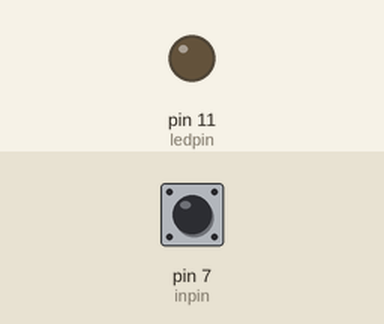
A sketch run on a simulated Arduino Uno, built with avr-gcc and run on an emulated ATmega328P. Shown: output pins drawn as LEDs (lit = HIGH). Inputs (shaded band) come from the test bench; at power-on: pin 7 (inpin) LOW.

Above: at 1.2 s.
1.3 s: pin 7 (inpin) driven HIGH
At 2.5 s:
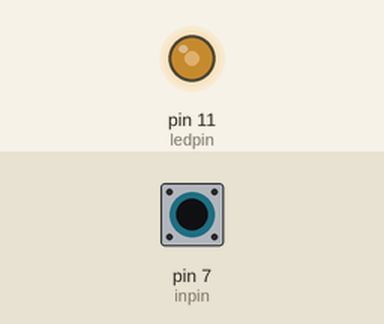
2.8 s: pin 7 (inpin) pulsed LOW 2 times (0.12 s each, 0.3 s apart)
At 3.04 s:
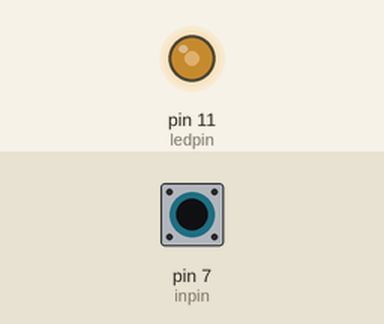
5.8 s: pin 7 (inpin) pulsed LOW 5 times (0.12 s each, 0.3 s apart)
At 6.21 s:
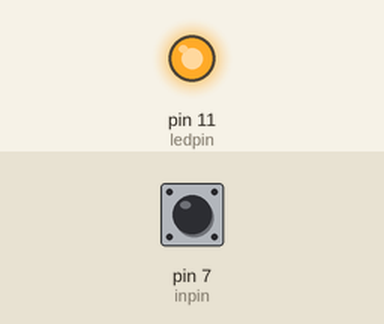
8.8 s: pin 7 (inpin) driven LOW
At 9.7 s:
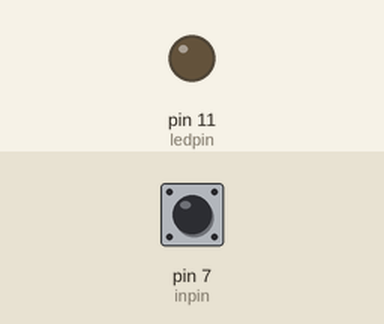
Timing chart, 0 to 11.3 s (numbered marks = the images above; inputs shaded):
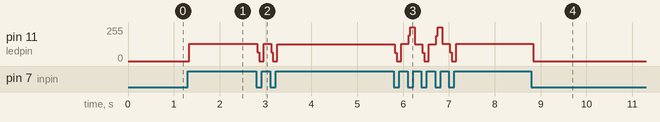

Measured:
- after the input at 1.3 s, pin 11 (ledpin): 0/255 → 129/255 at once
- after the input at 2.8 s, pin 11 (ledpin): 129/255 → 0/255 at once, → 129/255 0.14 s later, → 0/255 0.16 s later, → 126/255 0.14 s later
- after the input at 8.8 s, pin 11 (ledpin): 129/255 → 0/255 at once

The sketch:

key.ino
```cpp
int ledpin = 11; // definition digital interface
int inpin = 7; //Define the number 7 Interface
int val;//Define the variable val
boolean op;
void setup()
{
  pinMode(ledpin, OUTPUT); //Define led as Output
  pinMode(inpin, INPUT); //Button interface is defined as input
  op = HIGH;
}
void loop()
{
  val = digitalRead(inpin); //Read digitalpin 7 level value assigned to val
  if (val == HIGH) //Test button is pressed
  {
    if (op == HIGH) {
      digitalWrite(ledpin, LOW);
      op = LOW;
    }
    else {
      digitalWrite(ledpin, HIGH);
      op = HIGH;
    }

  }

}
```
